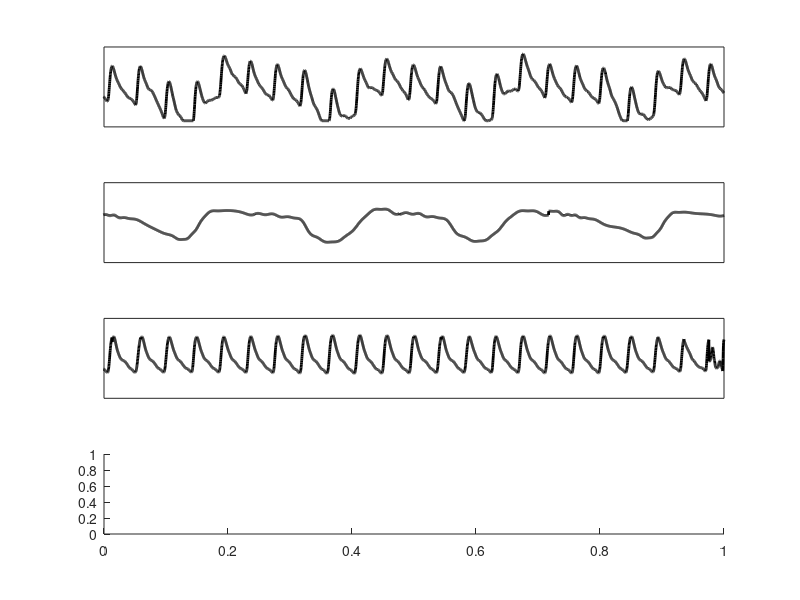

The MATLAB script that drew this image: (Note: this script raises an error after producing the figure.)
load sig.mat
%load sig2.mat
load comp.mat


%%
figure
subplot(411)
plot(sig,'k','linewidth',2)
xlim([ length(sig)/2  length(sig)])
ylim([-12 12])
set(gca,'xtick',[],'ytick',[])

subplot(412)
plot(comp{1,1},'k','linewidth',2)
xlim([ length(sig)/2  length(sig)])
ylim([-12 12])
set(gca,'xtick',[],'ytick',[])

subplot(413)
plot(comp{1,2},'k','linewidth',2)
xlim([length(sig)/2  length(sig)])
ylim([-12 12])
set(gca,'xtick',[],'ytick',[])

subplot(414)
plot(sig-Sig,'k','linewidth',2)
xlim([ length(sig)/2  length(sig)])
ylim([-12 12])
set(gca,'xtick',[],'ytick',[])

%%

fs = 27;

t = 0:1/fs : (length(sig)/fs-1/fs);

figure
subplot(311)
plot(t,abs(fft(sig)),'k','linewidth',1.5)
%set(gca,'xtick',[],'ytick',[])
xlim([0 6])
subplot(312)
plot(t,abs(fft(comp{1,1})),'k','linewidth',1.5)
set(gca,'xtick',[],'ytick',[])
xlim([0 6])
subplot(313)
plot(t,abs(fft(comp{1,2})),'k','linewidth',1.5)
set(gca,'xtick',[],'ytick',[])
xlim([0 6])
